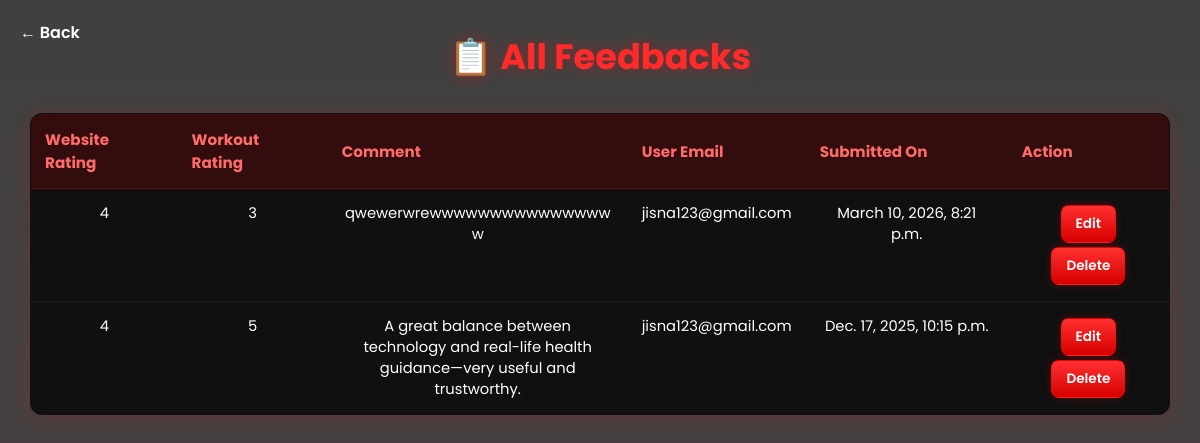
/user_feedback_list/ (signed in), run on the app's committed database.
### aifitnesscoach_app/models.py (models this page shows)
class Feedback(models.Model):
    website_rating = models.PositiveSmallIntegerField()
    workout_rating = models.PositiveSmallIntegerField()
    comment = models.TextField(blank=True)
    email = models.EmailField(blank=True)
    created_at = models.DateTimeField(auto_now_add=True)

### aifitnesscoach_app/views.py (the view)
# urls.py: path('user_feedback_list/',views.user_feedback_list,name='user_feedback_list'),
def user_feedback_list(request):
    email = request.session.get('email')
    if not email:
        return redirect('login')
    feedbacks = models.Feedback.objects.filter(email=email).order_by('-created_at')
    return render(request, 'user_feedback_list.html', {'feedbacks': feedbacks,'email': email})

### aifitnesscoach_app/templates/user_feedback_list.html (shortened to what this page needs)
<!DOCTYPE html>
<html lang="en">
<head>
</head>
<body>
<div class="content-wrapper">
    <a href="/home/" class="back-btn">← Back</a>
    <div class="page-header">
        <h2 class="main-title">📋 All Feedbacks</h2>
    </div>
    <table>
        <thead>
            <tr>
                <th>Website Rating</th>
                <th>Workout Rating</th>
                <th>Comment</th>
                <th>User Email</th>
                <th>Submitted On</th>
                <th>Action</th>
            </tr>
        </thead>
        <tbody>
            {% for feedback in feedbacks %}
            <tr>
                <td data-label="Website Rating">{{ feedback.website_rating }}</td>
                <td data-label="Workout Rating">{{ feedback.workout_rating }}</td>
                <td data-label="Comment" class="comment-box">{{ feedback.comment|default:"No comment provided." }}</td>
                <td data-label="User Email">{{ feedback.email|default:"N/A" }}</td>
                <td data-label="Submitted On">{{ feedback.created_at }}</td>
                <td data-label="Action">
                    <a class="delete-btn"
                       href="/user_feedback_edit/{{ feedback.id }}/"
                       onclick="return confirm('Are you sure you want to edit this feedback?');">
                       Edit
                    </a>
                    <a class="delete-btn"
                       href="/user_feedback_delete/{{ feedback.id }}/"
                       onclick="return confirm('Are you sure you want to delete this feedback?');">
                       Delete
                    </a>
                </td>
            </tr>
            {% empty %}
            <tr>
                <td colspan="6" style="text-align:center; padding:20px;">
                    No feedback submitted yet.
                </td>
            </tr>
            {% endfor %}
        </tbody>
    </table>
</div>
</body>
</html>

### aifitnesscoach_app/templates/user_feedback_list.html (style rules this page uses)
:root { --accent: #ff2b2b; --accent-light: #ff6b6b; --panel: rgba(12, 12, 12, 0.92); --muted: rgba(255,255,255,0.75); }
* { font-family: 'Poppins', sans-serif; box-sizing: border-box; }
body { margin: 0; padding: 30px; background: linear-gradient(rgba(0,0,0,0.75), rgba(10,0,0,0.75)), url('https://images.unsplash.com/photo-1605296867304-46d5465a13f1?auto=format&fit=crop&w=1920&q=80') center/cover fixed no-repeat; color: #fff; -webkit-font-smoothing: antialiased; -moz-osx-font-smoothing: grayscale; display: flex; justify-content: center; }
.content-wrapper { width: 100%; max-width: 1200px; text-align: center; }
.page-header { text-align: center; margin-bottom: 30px; }
.main-title { font-size: 2.2rem; color: var(--accent); font-weight: 700; text-shadow: 0 0 15px rgba(255,0,0,0.35); margin: 0; }
table { width: 100%; border-collapse: collapse; background: var(--panel); border-radius: 12px; overflow: hidden; border: 1px solid rgba(255,0,0,0.2); box-shadow: 0 0 18px rgba(255,0,0,0.15); }
th { background: rgba(255,0,0,0.15); color: var(--accent-light); padding: 14px; font-size: 0.95rem; text-align: left; border-bottom: 1px solid rgba(255,0,0,0.25); }
td { padding: 14px; border-bottom: 1px solid rgba(255,255,255,0.06); color: #fff; font-size: 0.92rem; vertical-align: top; }
.comment-box { max-width: 300px; white-space: pre-line; word-wrap: break-word; }
.delete-btn { background: linear-gradient(180deg, #ff3030, #d60000); padding: 8px 14px; border-radius: 8px; font-weight: 600; color: white; text-decoration: none; font-size: 0.85rem; border: 1px solid rgba(255,0,0,0.3); box-shadow: 0 0 8px rgba(255,0,0,0.25); transition: 0.2s ease; margin: 2px 0; display: inline-block; }
.back-btn { position: fixed; top: 20px; left: 20px; color: white; text-decoration: none; font-weight: 600; font-size: 1rem; display: flex; align-items: center; gap: 6px; }

### data on the page
Feedback: website_rating "4", workout_rating "3", comment "qwewerwrewwwwwwwwwwwwwwww", email "jisna123@gmail.com", created_at "March 10, 2026, 8:21 p.m."
Feedback: website_rating "4", workout_rating "5", comment "A great balance between technology and real-life health guidance—very useful and trustworthy.", email "jisna123@gmail.com", created_at "Dec. 17, 2025, 10:15 p.m."
